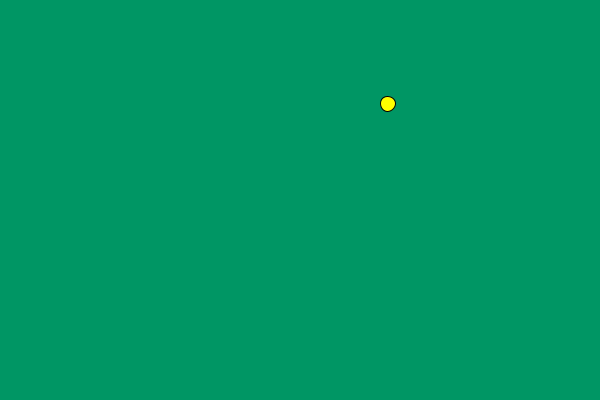
Frame 1 (no input)
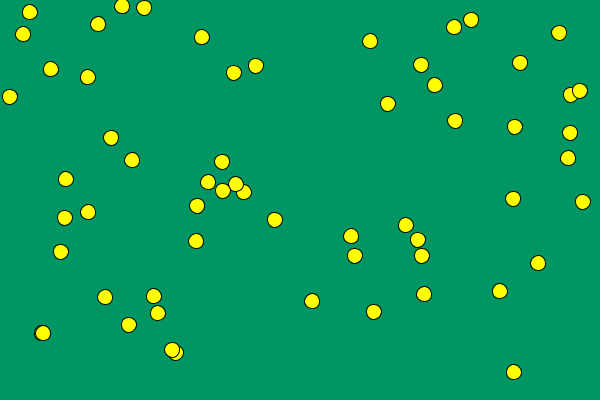
Frame 60 (the mouse pressed at the canvas centre just before this capture)
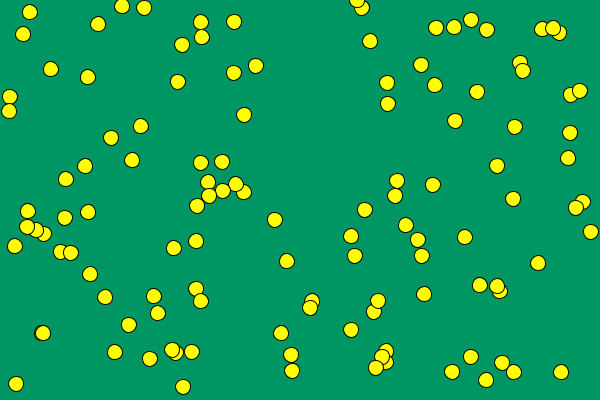
Frame 120 (the mouse held since frame 60 and released just before this capture)

The Processing sketch that drew these frames (run headless with seeded random() and noise(); from frame 60 on, the mouse is pressed at the canvas centre):

// Processing sketch: Question_1
// ── Question_1.pde
void setup() {
  size(600,400);
  background(0,150,100);
  fill(255,255,0);
}

void draw() {
  ellipse(random(width), random(height), 15,15);
}
